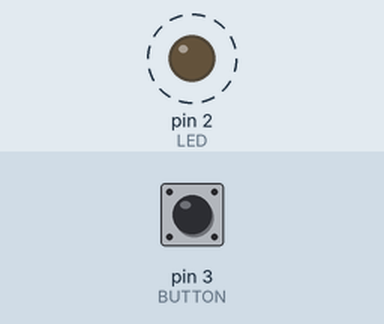
Bench run of a sketch on a simulated Arduino Uno, built with avr-gcc and run on an emulated ATmega328P. Shown: output pins drawn as LEDs (lit = HIGH). Dashed ring = blinking. The inputs (shaded band) are chosen by the test bench; at power-on: pin 3 (BUTTON) HIGH. What the sketch prints to the serial monitor is not drawn.

Above: at 1.26 s.
1.3 s: pin 3 (BUTTON) pulled LOW for 0.15 s
4.3 s: pin 3 (BUTTON) pulsed LOW 5 times (0.12 s each, 0.3 s apart)
Timing chart, 0 to 13.3 s (numbered marks = the images above; inputs shaded):
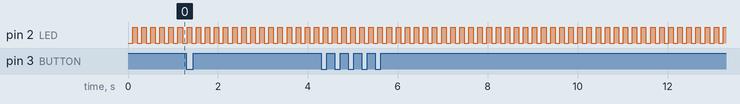

Measured:
- by itself, pin 2 (LED): alternates HIGH for 0.10 s and LOW for 0.10 s

The sketch:

arduino_nano.ino
```cpp
//TODO

#define LED 2
#define BUTTON 3

#define SERIAL_RATE 9600

#define DEBOUNCE_TIME 200
#define CONNECTION_TIMEOUT 250
#define BLINK_RATE 100

//States
#define DISCONNECTED 0
#define CONNECTED 1

//Communication
const String stop_command = "STOP\r";
const String connected_command = "CONNECTED";

void stop() {
  static volatile unsigned long time = 0;

  if (millis() - time > DEBOUNCE_TIME) {
    Serial.print(stop_command);
    time = millis();
  }
}

void setup() {
  pinMode(LED, OUTPUT);
  digitalWrite(LED, LOW);
  pinMode(BUTTON, INPUT_PULLUP);
  attachInterrupt(digitalPinToInterrupt(BUTTON), stop, FALLING);
  Serial.begin(SERIAL_RATE);
}

void loop() {
  static unsigned long last_connection_time = 0;
  static unsigned long last_blink_time = 0;
  static int state = DISCONNECTED;

  // Switch State
  if (Serial.available()) {
    if (Serial.readStringUntil('\r') == connected_command) {
      state = CONNECTED;
      last_connection_time = millis();
    }
  }
  if (millis() - last_connection_time > CONNECTION_TIMEOUT)
    state = DISCONNECTED;

  // Execute State
  if (state == CONNECTED)
    digitalWrite(LED, HIGH);
  else if (millis() - last_blink_time > BLINK_RATE) {
    digitalWrite(LED, !digitalRead(LED));
    last_blink_time = millis();
  }

}
```
